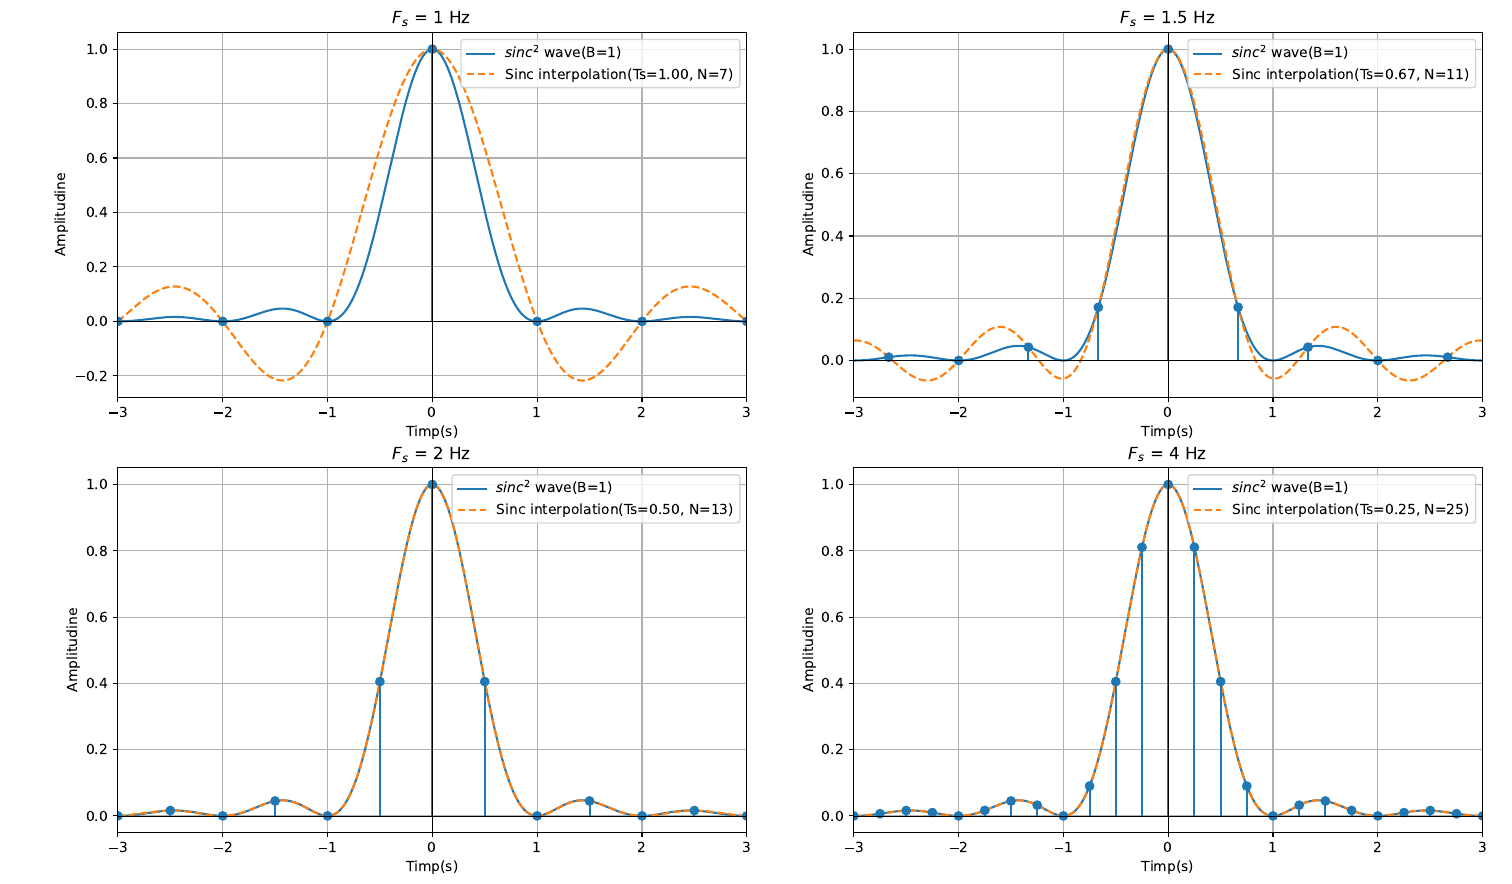

Python code for this plot:
import matplotlib.pyplot as plt
import numpy as np

from src.lib import signal

B = 1
period = (-3.0, 3.0)

fig, ax = plt.subplots(2, 2, figsize=(10, 10))

for idx, f_sample in enumerate((1, 1.5, 2, 4)):
    row, col = divmod(idx, 2)

    t_cont = np.linspace(period[0], period[1], 4000)

    Ts = 1 / f_sample
    t = np.arange(np.floor(period[0] / Ts), np.ceil(period[1] / Ts) + 1) * Ts

    x = signal.Sinc(B)
    x_hat = signal.SincInterpolate(t, x(t), Ts)

    ax[row, col].set_title(f"$F_s$ = {f_sample} Hz")

    ax[row, col].plot(t_cont, x(t_cont), label=x)
    ax[row, col].plot(t_cont, x_hat(t_cont), label=x_hat, linestyle="--")

    ax[row, col].stem(t, x(t), basefmt=" ")

    ax[row, col].set_xlim(period)
    ax[row, col].axhline(0, color="black", linewidth=0.5)
    ax[row, col].set_xlabel("Timp(s)")
    ax[row, col].axvline(0, color="black", linewidth=0.5)
    ax[row, col].set_ylabel("Amplitudine")
    ax[row, col].grid()
    ax[row, col].legend()

plt.tight_layout()
plt.savefig("src/06/01.pdf", format="pdf")
plt.show()
